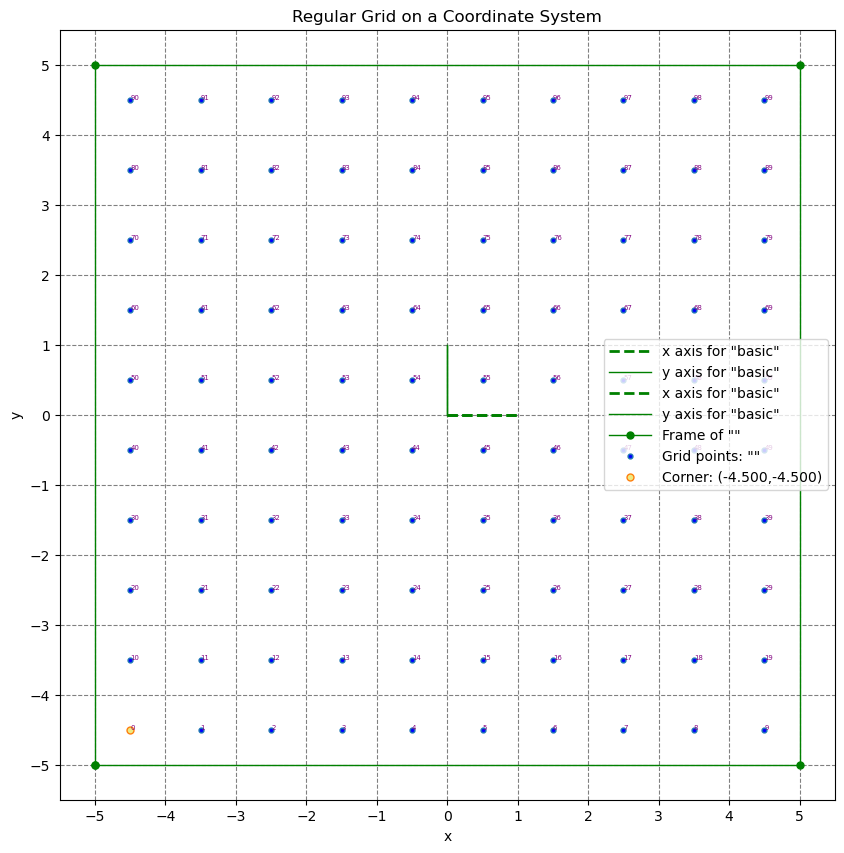

The script that saved this image:
#### >>>> file generated by plotpy <<<< ####

import matplotlib
matplotlib.use('Agg')
import numpy as np
import matplotlib.pyplot as plt
import matplotlib.ticker as tck
import matplotlib.patches as pat
import matplotlib.path as pth
import matplotlib.patheffects as pff
import matplotlib.lines as lns
import matplotlib.transforms as tra
import mpl_toolkits.mplot3d
import matplotlib.tri as plt_tri
from mpl_toolkits.axes_grid1 import make_axes_locatable

# Variable to handle NaN values coming from Rust
NaN = np.nan

# List of additional objects to calculate bounding boxes
EXTRA_ARTISTS = []

# Adds an entity to the EXTRA_ARTISTS list to calculate bounding boxes
def add_to_ea(obj):
    global EXTRA_ARTISTS
    if obj!=None: EXTRA_ARTISTS.append(obj)

# Is a dictionary of mplot3d objects (one for each subplot_3d)
THREE_D = dict()

# Is a tuple holding the key to the current THREE_D object (defines the subplot_3d)
THREE_D_ACTIVE = (1,1,1)

# Creates or returns the mplot3d object with the current subplot_3d definition specified by THREE_D_ACTIVE
def ax3d():
    global THREE_D
    global THREE_D_ACTIVE
    if not THREE_D_ACTIVE in THREE_D:
        a, b, c = THREE_D_ACTIVE
        THREE_D[THREE_D_ACTIVE] = plt.gcf().add_subplot(a,b,c,projection='3d')
        THREE_D[THREE_D_ACTIVE].set_xlabel('x')
        THREE_D[THREE_D_ACTIVE].set_ylabel('y')
        THREE_D[THREE_D_ACTIVE].set_zlabel('z')
        add_to_ea(THREE_D[THREE_D_ACTIVE])
    return THREE_D[THREE_D_ACTIVE]

# Specifies the THREE_D_ACTIVE parameters to define a subplot_3d
def subplot_3d(a,b,c):
    global THREE_D_ACTIVE
    THREE_D_ACTIVE = (a,b,c)
    ax3d()

# Transforms data limits to axis limits
def data_to_axis(coords):
    plt.axis() # must call this first
    return plt.gca().transLimits.transform(coords)

# Transforms axis limits to data limits
def axis_to_data(coords):
    plt.axis() # must call this first
    return plt.gca().transLimits.inverted().transform(coords)

# Configures the aspect of axes with a same scaling from data to plot units for x, y and z.
def set_equal_axes():
    global THREE_D
    if len(THREE_D) == 0:
        ax = plt.gca()
        ax.axes.set_aspect('equal')
        return
    try:
        ax = ax3d()
        ax.set_box_aspect([1,1,1])
        limits = np.array([ax.get_xlim3d(), ax.get_ylim3d(), ax.get_zlim3d()])
        origin = np.mean(limits, axis=1)
        radius = 0.5 * np.max(np.abs(limits[:, 1] - limits[:, 0]))
        x, y, z = origin
        ax.set_xlim3d([x - radius, x + radius])
        ax.set_ylim3d([y - radius, y + radius])
        ax.set_zlim3d([z - radius, z + radius])
    except:
        import matplotlib
        print('VERSION of MATPLOTLIB = {}'.format(matplotlib.__version__))
        print('ERROR: set_box_aspect is missing in this version of Matplotlib')

# Function to ignore calls to plt such as the colorbar in an inset Axes
def ignore_this(*args, **kwargs):
    pass

################## plotting commands follow after this line ############################

xy=np.array([[0,0],[1,0],])
plt.plot(xy[:,0],xy[:,1],label=r'x axis for "basic"',color='green',linestyle='dashed',linewidth=2)
xy=np.array([[0,0],[0,1],])
plt.plot(xy[:,0],xy[:,1],label=r'y axis for "basic"',color='green',linewidth=1)
xy=np.array([[0,0],[1,0],])
plt.plot(xy[:,0],xy[:,1],label=r'x axis for "basic"',color='green',linestyle='dashed',linewidth=2)
xy=np.array([[0,0],[0,1],])
plt.plot(xy[:,0],xy[:,1],label=r'y axis for "basic"',color='green',linewidth=1)
xy=np.array([[-5,-5],[5,-5],[5,5],[-5,5],[-5,-5],])
plt.plot(xy[:,0],xy[:,1],label=r'Frame of ""',color='green',linestyle='solid',linewidth=1,markerfacecolor='green',markevery=1,markersize=10,marker='.')
t=plt.text(-4.5,-4.5,r'0',color='purple',fontsize=5)
t=plt.text(-3.5,-4.5,r'1',color='purple',fontsize=5)
t=plt.text(-2.5,-4.5,r'2',color='purple',fontsize=5)
t=plt.text(-1.5,-4.5,r'3',color='purple',fontsize=5)
t=plt.text(-0.5,-4.5,r'4',color='purple',fontsize=5)
t=plt.text(0.5,-4.5,r'5',color='purple',fontsize=5)
t=plt.text(1.5,-4.5,r'6',color='purple',fontsize=5)
t=plt.text(2.5,-4.5,r'7',color='purple',fontsize=5)
t=plt.text(3.5,-4.5,r'8',color='purple',fontsize=5)
t=plt.text(4.5,-4.5,r'9',color='purple',fontsize=5)
t=plt.text(-4.5,-3.5,r'10',color='purple',fontsize=5)
t=plt.text(-3.5,-3.5,r'11',color='purple',fontsize=5)
t=plt.text(-2.5,-3.5,r'12',color='purple',fontsize=5)
t=plt.text(-1.5,-3.5,r'13',color='purple',fontsize=5)
t=plt.text(-0.5,-3.5,r'14',color='purple',fontsize=5)
t=plt.text(0.5,-3.5,r'15',color='purple',fontsize=5)
t=plt.text(1.5,-3.5,r'16',color='purple',fontsize=5)
t=plt.text(2.5,-3.5,r'17',color='purple',fontsize=5)
t=plt.text(3.5,-3.5,r'18',color='purple',fontsize=5)
t=plt.text(4.5,-3.5,r'19',color='purple',fontsize=5)
t=plt.text(-4.5,-2.5,r'20',color='purple',fontsize=5)
t=plt.text(-3.5,-2.5,r'21',color='purple',fontsize=5)
t=plt.text(-2.5,-2.5,r'22',color='purple',fontsize=5)
t=plt.text(-1.5,-2.5,r'23',color='purple',fontsize=5)
t=plt.text(-0.5,-2.5,r'24',color='purple',fontsize=5)
t=plt.text(0.5,-2.5,r'25',color='purple',fontsize=5)
t=plt.text(1.5,-2.5,r'26',color='purple',fontsize=5)
t=plt.text(2.5,-2.5,r'27',color='purple',fontsize=5)
t=plt.text(3.5,-2.5,r'28',color='purple',fontsize=5)
t=plt.text(4.5,-2.5,r'29',color='purple',fontsize=5)
t=plt.text(-4.5,-1.5,r'30',color='purple',fontsize=5)
t=plt.text(-3.5,-1.5,r'31',color='purple',fontsize=5)
t=plt.text(-2.5,-1.5,r'32',color='purple',fontsize=5)
t=plt.text(-1.5,-1.5,r'33',color='purple',fontsize=5)
t=plt.text(-0.5,-1.5,r'34',color='purple',fontsize=5)
t=plt.text(0.5,-1.5,r'35',color='purple',fontsize=5)
t=plt.text(1.5,-1.5,r'36',color='purple',fontsize=5)
t=plt.text(2.5,-1.5,r'37',color='purple',fontsize=5)
t=plt.text(3.5,-1.5,r'38',color='purple',fontsize=5)
t=plt.text(4.5,-1.5,r'39',color='purple',fontsize=5)
t=plt.text(-4.5,-0.5,r'40',color='purple',fontsize=5)
t=plt.text(-3.5,-0.5,r'41',color='purple',fontsize=5)
t=plt.text(-2.5,-0.5,r'42',color='purple',fontsize=5)
t=plt.text(-1.5,-0.5,r'43',color='purple',fontsize=5)
t=plt.text(-0.5,-0.5,r'44',color='purple',fontsize=5)
t=plt.text(0.5,-0.5,r'45',color='purple',fontsize=5)
t=plt.text(1.5,-0.5,r'46',color='purple',fontsize=5)
t=plt.text(2.5,-0.5,r'47',color='purple',fontsize=5)
t=plt.text(3.5,-0.5,r'48',color='purple',fontsize=5)
t=plt.text(4.5,-0.5,r'49',color='purple',fontsize=5)
t=plt.text(-4.5,0.5,r'50',color='purple',fontsize=5)
t=plt.text(-3.5,0.5,r'51',color='purple',fontsize=5)
t=plt.text(-2.5,0.5,r'52',color='purple',fontsize=5)
t=plt.text(-1.5,0.5,r'53',color='purple',fontsize=5)
t=plt.text(-0.5,0.5,r'54',color='purple',fontsize=5)
t=plt.text(0.5,0.5,r'55',color='purple',fontsize=5)
t=plt.text(1.5,0.5,r'56',color='purple',fontsize=5)
t=plt.text(2.5,0.5,r'57',color='purple',fontsize=5)
t=plt.text(3.5,0.5,r'58',color='purple',fontsize=5)
t=plt.text(4.5,0.5,r'59',color='purple',fontsize=5)
t=plt.text(-4.5,1.5,r'60',color='purple',fontsize=5)
t=plt.text(-3.5,1.5,r'61',color='purple',fontsize=5)
t=plt.text(-2.5,1.5,r'62',color='purple',fontsize=5)
t=plt.text(-1.5,1.5,r'63',color='purple',fontsize=5)
t=plt.text(-0.5,1.5,r'64',color='purple',fontsize=5)
t=plt.text(0.5,1.5,r'65',color='purple',fontsize=5)
t=plt.text(1.5,1.5,r'66',color='purple',fontsize=5)
t=plt.text(2.5,1.5,r'67',color='purple',fontsize=5)
t=plt.text(3.5,1.5,r'68',color='purple',fontsize=5)
t=plt.text(4.5,1.5,r'69',color='purple',fontsize=5)
t=plt.text(-4.5,2.5,r'70',color='purple',fontsize=5)
t=plt.text(-3.5,2.5,r'71',color='purple',fontsize=5)
t=plt.text(-2.5,2.5,r'72',color='purple',fontsize=5)
t=plt.text(-1.5,2.5,r'73',color='purple',fontsize=5)
t=plt.text(-0.5,2.5,r'74',color='purple',fontsize=5)
t=plt.text(0.5,2.5,r'75',color='purple',fontsize=5)
t=plt.text(1.5,2.5,r'76',color='purple',fontsize=5)
t=plt.text(2.5,2.5,r'77',color='purple',fontsize=5)
t=plt.text(3.5,2.5,r'78',color='purple',fontsize=5)
t=plt.text(4.5,2.5,r'79',color='purple',fontsize=5)
t=plt.text(-4.5,3.5,r'80',color='purple',fontsize=5)
t=plt.text(-3.5,3.5,r'81',color='purple',fontsize=5)
t=plt.text(-2.5,3.5,r'82',color='purple',fontsize=5)
t=plt.text(-1.5,3.5,r'83',color='purple',fontsize=5)
t=plt.text(-0.5,3.5,r'84',color='purple',fontsize=5)
t=plt.text(0.5,3.5,r'85',color='purple',fontsize=5)
t=plt.text(1.5,3.5,r'86',color='purple',fontsize=5)
t=plt.text(2.5,3.5,r'87',color='purple',fontsize=5)
t=plt.text(3.5,3.5,r'88',color='purple',fontsize=5)
t=plt.text(4.5,3.5,r'89',color='purple',fontsize=5)
t=plt.text(-4.5,4.5,r'90',color='purple',fontsize=5)
t=plt.text(-3.5,4.5,r'91',color='purple',fontsize=5)
t=plt.text(-2.5,4.5,r'92',color='purple',fontsize=5)
t=plt.text(-1.5,4.5,r'93',color='purple',fontsize=5)
t=plt.text(-0.5,4.5,r'94',color='purple',fontsize=5)
t=plt.text(0.5,4.5,r'95',color='purple',fontsize=5)
t=plt.text(1.5,4.5,r'96',color='purple',fontsize=5)
t=plt.text(2.5,4.5,r'97',color='purple',fontsize=5)
t=plt.text(3.5,4.5,r'98',color='purple',fontsize=5)
t=plt.text(4.5,4.5,r'99',color='purple',fontsize=5)
xy=np.array([[-4.5,-4.5],[-3.5,-4.5],[-2.5,-4.5],[-1.5,-4.5],[-0.5,-4.5],[0.5,-4.5],[1.5,-4.5],[2.5,-4.5],[3.5,-4.5],[4.5,-4.5],[-4.5,-3.5],[-3.5,-3.5],[-2.5,-3.5],[-1.5,-3.5],[-0.5,-3.5],[0.5,-3.5],[1.5,-3.5],[2.5,-3.5],[3.5,-3.5],[4.5,-3.5],[-4.5,-2.5],[-3.5,-2.5],[-2.5,-2.5],[-1.5,-2.5],[-0.5,-2.5],[0.5,-2.5],[1.5,-2.5],[2.5,-2.5],[3.5,-2.5],[4.5,-2.5],[-4.5,-1.5],[-3.5,-1.5],[-2.5,-1.5],[-1.5,-1.5],[-0.5,-1.5],[0.5,-1.5],[1.5,-1.5],[2.5,-1.5],[3.5,-1.5],[4.5,-1.5],[-4.5,-0.5],[-3.5,-0.5],[-2.5,-0.5],[-1.5,-0.5],[-0.5,-0.5],[0.5,-0.5],[1.5,-0.5],[2.5,-0.5],[3.5,-0.5],[4.5,-0.5],[-4.5,0.5],[-3.5,0.5],[-2.5,0.5],[-1.5,0.5],[-0.5,0.5],[0.5,0.5],[1.5,0.5],[2.5,0.5],[3.5,0.5],[4.5,0.5],[-4.5,1.5],[-3.5,1.5],[-2.5,1.5],[-1.5,1.5],[-0.5,1.5],[0.5,1.5],[1.5,1.5],[2.5,1.5],[3.5,1.5],[4.5,1.5],[-4.5,2.5],[-3.5,2.5],[-2.5,2.5],[-1.5,2.5],[-0.5,2.5],[0.5,2.5],[1.5,2.5],[2.5,2.5],[3.5,2.5],[4.5,2.5],[-4.5,3.5],[-3.5,3.5],[-2.5,3.5],[-1.5,3.5],[-0.5,3.5],[0.5,3.5],[1.5,3.5],[2.5,3.5],[3.5,3.5],[4.5,3.5],[-4.5,4.5],[-3.5,4.5],[-2.5,4.5],[-1.5,4.5],[-0.5,4.5],[0.5,4.5],[1.5,4.5],[2.5,4.5],[3.5,4.5],[4.5,4.5],])
plt.plot(xy[:,0],xy[:,1],label=r'Grid points: ""',linestyle='none',markerfacecolor='blue',markevery=1,markersize=7,marker='.')
xy=np.array([[-4.5,-4.5],])
plt.plot(xy[:,0],xy[:,1],label=r'Corner: (-4.500,-4.500)',linestyle='none',markerfacecolor='#eeea83',markevery=1,markersize=10,marker='.')
plt.gcf().set_size_inches(10,10)
plt.gca().get_yaxis().set_major_locator(tck.MaxNLocator(11))
plt.gca().get_xaxis().set_major_locator(tck.MaxNLocator(11))
plt.gca().set_axisbelow(True)
plt.grid(linestyle='--',color='grey',zorder=-1000)
plt.gca().set_xlabel(r'x')
plt.gca().set_ylabel(r'y')
h,l=plt.gca().get_legend_handles_labels()
if len(h)>0 and len(l)>0:
    leg=plt.legend(handlelength=3,ncol=1,loc='best')
    add_to_ea(leg)
plt.title(r'Regular Grid on a Coordinate System')
h,l=plt.gca().get_legend_handles_labels()
if len(h)>0 and len(l)>0:
    leg=plt.legend(handlelength=3,ncol=1,loc='best')
    add_to_ea(leg)

fn=r'tests/grid1_test'
plt.savefig(fn,bbox_inches='tight',bbox_extra_artists=EXTRA_ARTISTS)
